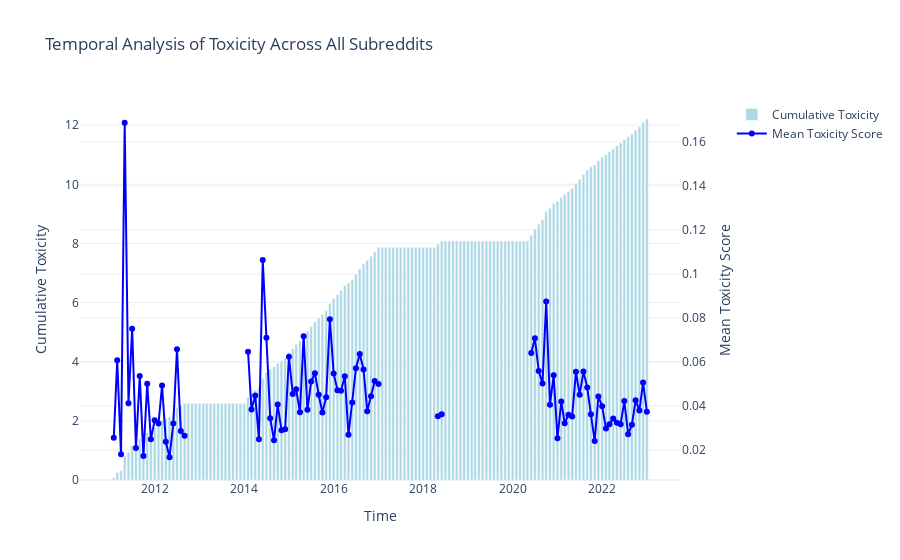

This figure's notebook cell:
### Code cell
import pandas as pd
import plotly.graph_objects as go
from plotly.subplots import make_subplots

# Define the time interval (e.g., monthly)
time_interval = 'M'
sampled_df['created_utc_x'] = pd.to_datetime(sampled_df['created_utc_x'])

# Group by time interval and compute the mean toxicity score across all subreddits
toxicity_over_time = sampled_df.groupby(pd.Grouper(key='created_utc_x', freq=time_interval)) \
    [['toxicity_title', 'toxicity_selftext', 'toxicity_body']].mean()

# Reset index
toxicity_over_time = toxicity_over_time.reset_index()

# Calculate cumulative sum of mean toxicity scores
toxicity_over_time['Cumulative_Toxicity'] = toxicity_over_time[['toxicity_title', 'toxicity_selftext', 'toxicity_body']].sum(axis=1).cumsum()

# Create subplots with shared x-axis
fig = make_subplots(specs=[[{"secondary_y": True}]])

# Add bar chart for cumulative toxicity
fig.add_trace(
    go.Bar(x=toxicity_over_time['created_utc_x'], 
           y=toxicity_over_time['Cumulative_Toxicity'],
           name='Cumulative Toxicity',
           marker_color='lightblue'),
    secondary_y=False,
)

# Add line chart for mean toxicity scores over time
mean_toxicity = toxicity_over_time[['toxicity_title', 'toxicity_selftext', 'toxicity_body']].mean(axis=1)
fig.add_trace(
    go.Scatter(x=toxicity_over_time['created_utc_x'], 
               y=mean_toxicity, 
               mode='lines+markers',
               name='Mean Toxicity Score',
               line=dict(color='blue')),
    secondary_y=True,
)

# Update layout
fig.update_layout(
    title='Temporal Analysis of Toxicity Across All Subreddits',
    xaxis_title='Time',
    yaxis_title='Cumulative Toxicity',
    yaxis2_title='Mean Toxicity Score',
    template='plotly_white'
)

# Show the interactive chart
fig.show()

### Figure 1 — Plotly figure (JSON) as saved in the notebook; plotly's stock layout.template omitted (floating-point values rounded to 4 significant figures; data arrays with more than 128 entries replaced by an {"elided": "..."} marker saying what was removed)
{"data": [{"marker": {"color": "lightblue"}, "name": "Cumulative Toxicity", "type": "bar", "x": {"elided": "144 str values"}, "xaxis": "x", "y": {"elided": "144 float values"}, "yaxis": "y"}, {"line": {"color": "blue"}, "mode": "lines+markers", "name": "Mean Toxicity Score", "type": "scatter", "x": {"elided": "144 str values"}, "xaxis": "x", "y": {"elided": "144 float values"}, "yaxis": "y2"}], "layout": {"title": {"text": "Temporal Analysis of Toxicity Across All Subreddits"}, "xaxis": {"anchor": "y", "domain": [0, 0.94], "title": {"text": "Time"}}, "yaxis": {"anchor": "x", "domain": [0, 1], "title": {"text": "Cumulative Toxicity"}}, "yaxis2": {"anchor": "x", "overlaying": "y", "side": "right", "title": {"text": "Mean Toxicity Score"}}}}
